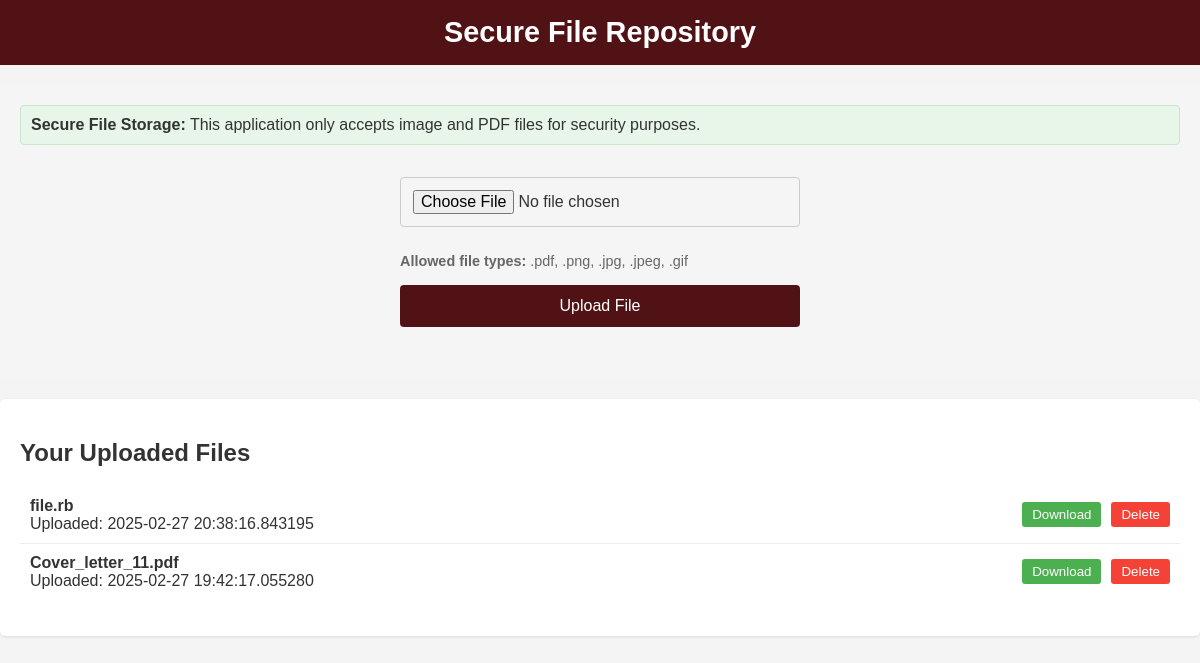
Screenshot of /apps/files/ (signed in) with the database file from the repository.
### models/file.py (models this page shows, shortened)
class File(db.Model):
    __tablename__ = 'files'
    id = db.Column(db.Integer, primary_key=True)
    filename = db.Column(db.String(200), nullable=False)
    file_path = db.Column(db.String(500), nullable=False)
    uploaded_at = db.Column(db.DateTime, default=datetime.utcnow)
    user_id = db.Column(db.Integer, db.ForeignKey('users.id'), nullable=False)

### routes/files.py (the view)
@files_bp.route('/')
def files():
    print("=== FILES LISTING ROUTE ACCESSED ===")
    if 'user' not in session:
        print("User not logged in")
        return jsonify({'success': False, 'error': 'Not logged in'}), 401
    current_user = User.query.filter_by(username=session['user']).first()
    if not current_user:
        print(f"User {session['user']} not found in database")
        return jsonify({'success': False, 'error': 'User not found'}), 404
    print(f"Loading files for user: {current_user.username} (ID: {current_user.id})")
    all_files = File.query.filter_by(user_id=current_user.id).order_by(File.uploaded_at.desc()).all()
    print(f"Found {len(all_files)} files")
    for file in all_files:
        print(f"  - ID: {file.id}, Filename: {file.filename}, Uploaded: {file.uploaded_at}")
    return render_template('files.html', files=all_files, current_user_id=current_user.id)

### templates/files.html (shortened to what this page needs)
<!DOCTYPE html>
<html lang="en">
<head>
    <link rel="stylesheet" href="{{ url_for('static', filename='styles.css') }}">
</head>
<body>
    <header>
        <h1>Secure File Repository</h1>
    </header>
    <div class="file-upload-container">
        <div class="secure-notice">
            <strong>Secure File Storage:</strong> This application only accepts image and PDF files for security purposes.
        </div>
        <form id="file-upload-form" enctype="multipart/form-data">
            <input type="file"
                   name="file"
                   id="file"
                   accept=".pdf,.png,.jpg,.jpeg,.gif"
                   required>
            <div class="allowed-types">
                <strong>Allowed file types:</strong> .pdf, .png, .jpg, .jpeg, .gif
            </div>
            <button type="submit">Upload File</button>
        </form>
    </div>
    <div class="file-list">
        <h2>Your Uploaded Files</h2>
        {% if files and files|length > 0 %}
            <ul id="file-list">
                {% for file in files %}
                <li data-file-id="{{ file.id }}">
                    <div class="file-info">
                        <strong>{{ file.filename }}</strong>
                        <div>Uploaded: {{ file.uploaded_at }}</div>
                    </div>
                    <div class="file-actions">
                        <button class="download-btn" onclick="window.open('/apps/files/download/{{ file.id }}', '_blank')">Download</button>
                        <button class="delete-file" data-file-id="{{ file.id }}">Delete</button>
                    </div>
                </li>
                {% endfor %}
            </ul>
        {% else %}
            <div class="no-files">You haven't uploaded any files yet.</div>
        {% endif %}
    </div>
</body>
</html>

### static/styles.css (style rules this page uses)
:root { --maroon: #501214; --maroon-light: #701a1a; --white: #ffffff; --gray-light: #f4f4f4; --gray-dark: #333333; }
body { font-family: Arial, sans-serif; margin: 0; padding: 0; background-color: var(--gray-light); color: var(--gray-dark); }
header { background-color: var(--maroon); color: var(--white); padding: 1.5rem; text-align: center; }
header h1 { margin: 0; font-size: 2.5rem; }
form { max-width: 400px; margin: 2rem auto; display: flex; flex-direction: column; gap: 1rem; }
form input { padding: 0.75rem; border: 1px solid #cccccc; border-radius: 4px; font-size: 1rem; }
form button { background-color: var(--maroon); color: var(--white); padding: 0.75rem 1.5rem; border: none; border-radius: 4px; font-size: 1rem; cursor: pointer; transition: background-color 0.3s; }

### templates/files.html (style rules this page uses)
.file-upload-container { background-color: #f5f5f5; padding: 20px; border-radius: 5px; margin-bottom: 20px; max-width: 100%; margin: 20px auto; }
.file-list { max-width: 100%; margin: 20px auto; background-color: white; padding: 20px; border-radius: 5px; box-shadow: 0 1px 3px rgba(0,0,0,0.1); }
.file-list ul { list-style: none; padding: 0; }
.file-list li { padding: 10px; border-bottom: 1px solid #eee; display: flex; justify-content: space-between; align-items: center; }
.file-list li:last-child { border-bottom: none; }
.allowed-types { margin-top: 10px; font-size: 0.9em; color: #666; }
.secure-notice { background-color: #e8f5e9; border: 1px solid #c8e6c9; padding: 10px; margin-bottom: 15px; border-radius: 4px; }
.download-btn { background-color: #4caf50; color: white; border: none; padding: 5px 10px; border-radius: 3px; cursor: pointer; margin-right: 5px; }
.delete-file { background-color: #f44336; color: white; border: none; padding: 5px 10px; border-radius: 3px; cursor: pointer; }
.file-actions { display: flex; gap: 5px; }
.file-info { flex-grow: 1; }
header { padding: 1rem; }
header h1 { font-size: 1.8rem; }

### rows the page displays
File: filename "file.rb", uploaded_at "2025-02-27 20:38:16.843195"
File: filename "Cover_letter_11.pdf", uploaded_at "2025-02-27 19:42:17.055280"
